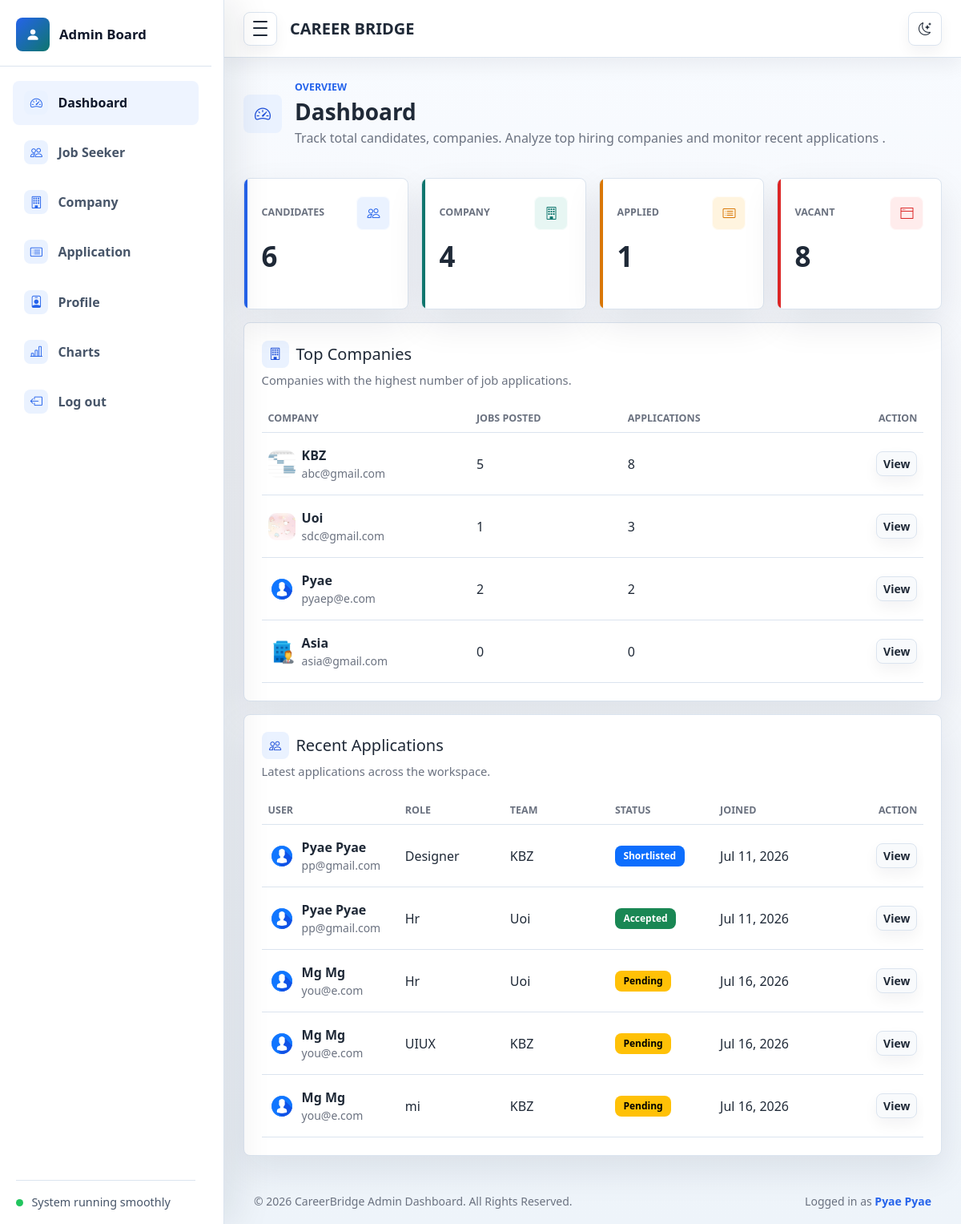
/adminview/ (signed in), run on an earlier commit of the app's database.
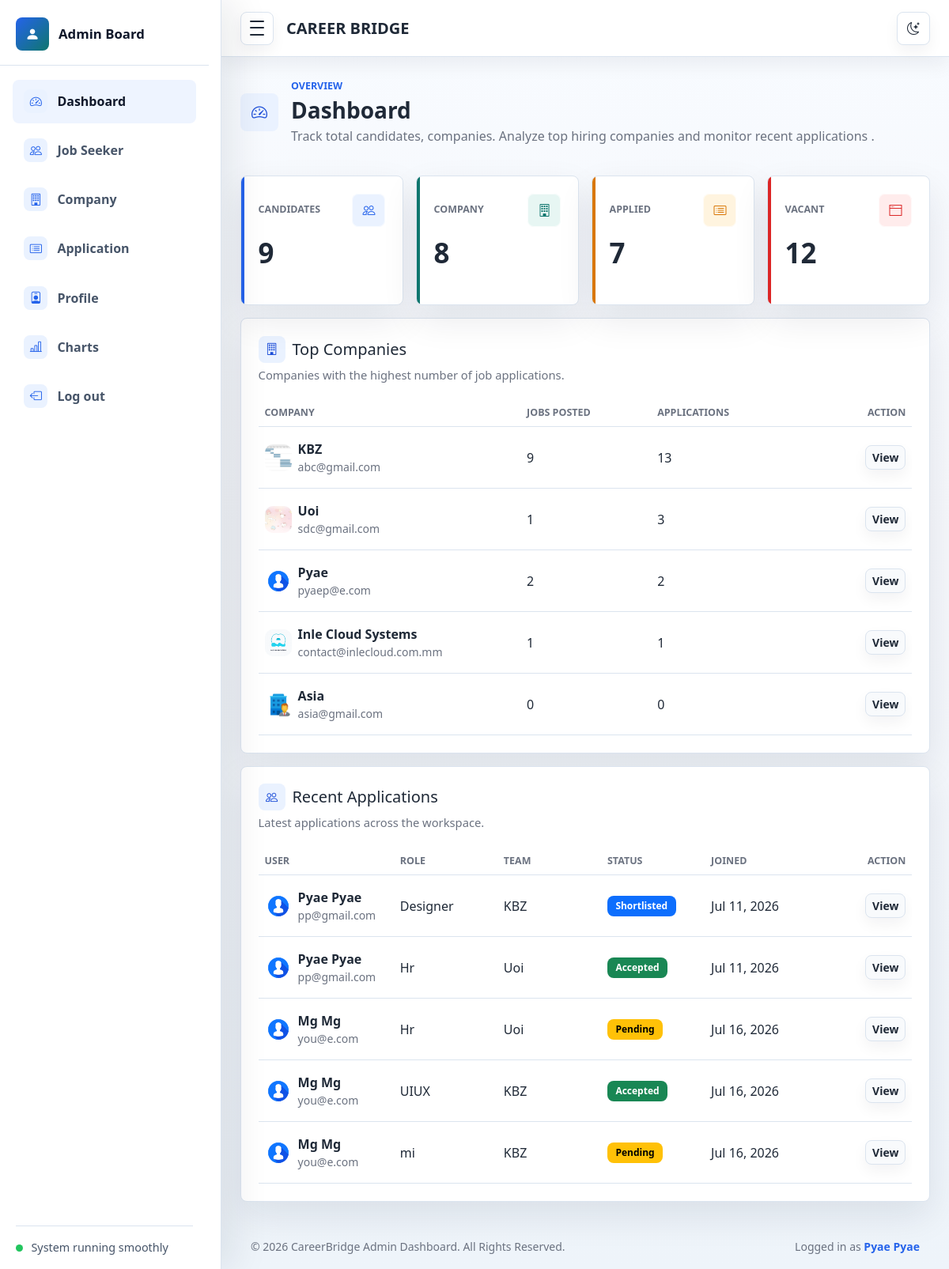
And on a later commit of the database.
### myapp/models.py (models this page shows, shortened)
class Company(models.Model):
    company_name = models.CharField(max_length=200)
    email = models.EmailField(unique=True)
    password = models.CharField(max_length=255)
    EMAIL_PROVIDER = [
        ('gmail', 'Gmail'),
        ('outlook', 'Outlook'),
        ('custom', 'Custom'),
    ]
    email_provider = models.CharField(
        max_length=20,
        choices=EMAIL_PROVIDER,
        default='gmail'
    )
    email_app_password = models.CharField(
    max_length=255,
    blank=True,
    null=True
)
    smtp_host = models.CharField(
        max_length=255,
        blank=True,
        null=True
    )
    smtp_port = models.IntegerField(
        default=587
    )
    phone = models.CharField(max_length=15)
    description = models.TextField()
    website = models.URLField(blank=True)
    address = models.TextField()
    profile_image = models.ImageField(upload_to='profile/', blank=True, null=True)
    tagline = models.CharField(max_length=255, blank=True, null=True)
    facebook = models.CharField(max_length=255, blank=True, null=True)
    twitter = models.CharField(max_length=255, blank=True, null=True)
    linkedin = models.CharField(max_length=255, blank=True, null=True)

class JobApplication(models.Model):
    employee = models.ForeignKey(Employee, on_delete=models.CASCADE)
    job = models.ForeignKey(Job, on_delete=models.CASCADE)
    cover_letter = models.TextField(blank=True)
    applied_date = models.DateTimeField(auto_now_add=True)
    status = models.CharField(
        max_length=30,
        choices=[
            ('Pending', 'Pending'),
            ('Shortlisted', 'Shortlisted'),
            ('Rejected', 'Rejected'),
            ('Accepted', 'Accepted'),
        ],
        default='Pending'
    )

class EmployeeProfile(models.Model):
    employee = models.OneToOneField(Employee, on_delete=models.CASCADE)
    full_name = models.CharField(max_length=100)
    phone = models.CharField(max_length=15)
    date_of_birth = models.DateField()
    gender = models.CharField(max_length=10)
    address = models.TextField()
    summary = models.TextField(blank=True)
    profile_image = models.ImageField(upload_to='profile/', blank=True, null=True)

class Employee(models.Model):
    username = models.CharField(max_length=50, unique=True)
    email = models.EmailField(unique=True)
    password = models.CharField(max_length=255)

class Job(models.Model):
    company = models.ForeignKey(Company, on_delete=models.CASCADE)
    JOB_TYPE_CHOICES = [
        ('Full Time', 'Full Time'),
        ('Part Time', 'Part Time'),
        ('Internship', 'Internship'),
        ('Remote', 'Remote'),
    ]
    job_type = models.CharField(
        max_length=20,
        choices=JOB_TYPE_CHOICES
    )
    description = models.TextField()
    vacancy = models.PositiveIntegerField(default=1)
    salary = models.CharField(max_length=100)
    requirements = models.TextField()
    city = models.ForeignKey(City,on_delete=models.PROTECT)
    position = models.ForeignKey(Position, on_delete=models.PROTECT)
    location = models.CharField(max_length=100)
    posted_date = models.DateTimeField(auto_now_add=True)
    is_active = models.BooleanField(default=True)

class Position(models.Model):
    position_name = models.CharField(max_length=100, unique=True)
    def __str__(self):
        return self.position_name

### myapp/views.py (the view)
# urls.py: path('adminview/', AdminView.as_view(), name='adminview'),
class AdminView(LoginRequire, View):
    def get(self, request):
        employee = Employee.objects.count()
        company = Company.objects.count()
        apply = JobApplication.objects.filter(
        status='Accepted'
        ).count()
        vacant = Job.objects.filter(
        is_active=True
        ).count()
        recent_applications = JobApplication.objects.select_related(
        'employee',
        'job',
        'job__company'
        ).order_by('applied_date')[:5]
        top_companies = (
    Company.objects
    .annotate(
        jobs_posted=Count('job', distinct=True),
        applications_received=Count('job__jobapplication')
    )
    .order_by('-applications_received')[:5]
)
        context = {
        'employee': employee,
        'company': company,
        'apply': apply,
        'vacant': vacant,
        'recent_applications': recent_applications,
        'top_companies': top_companies,
    }
        return render(request, 'admin_index.html', context)

### myapp/views.py (called while the page is built)
    def dispatch(self,request,*arg,**kwargs):
        if request.user.is_authenticated and request.user.is_staff:
            pass
        else:
            return redirect('/login')
        return super().dispatch(request,*arg,**kwargs)

### templates/admin_index.html (shortened to what the changed rows need)
{% extends 'admin.html' %}
{% block content %}
{% load static %}
      <main class="dashboard-content">
        <div class="container-fluid px-3 px-lg-4 py-4">
          <div class="page-heading">
            <div class="page-heading-copy">
              <div>
                <h1 class="h3 mb-1">Dashboard</h1>
              </div>
            </div>
          </div>
          <section class="row g-3 mt-1" aria-label="Dashboard metrics">
            <div class="col-12 col-sm-6 col-xl-3">
              <article class="metric-card metric-primary">
                <div class="metric-top">
                  <span class="metric-label">Candidates</span>
                  <span class="metric-icon"><i class="bi bi-people" aria-hidden="true"></i></span>
                </div>
                <div class="metric-value">{{employee}}</div>
              </article>
            </div>
            <div class="col-12 col-sm-6 col-xl-3">
              <article class="metric-card metric-success">
                <div class="metric-top">
                  <span class="metric-label">Company</span>
                  <span class="metric-icon"><i class="bi bi-building" aria-hidden="true"></i></span>
                </div>
                <div class="metric-value">{{company}}</div>
              </article>
            </div>
            <div class="col-12 col-sm-6 col-xl-3">
              <article class="metric-card metric-warning">
                <div class="metric-top">
                  <span class="metric-label">Applied</span>
                  <span class="metric-icon"><i class="bi bi-card-list" aria-hidden="true"></i></span>
                </div>
                <div class="metric-value">{{apply}}</div>
              </article>
            </div>
            <div class="col-12 col-sm-6 col-xl-3">
              <article class="metric-card metric-danger">
                <div class="metric-top">
                  <span class="metric-label">Vacant</span>
                  <span class="metric-icon"><i class="bi bi-window-fullscreen" aria-hidden="true"></i></span>
                </div>
                <div class="metric-value">{{vacant}}</div>
              </article>
            </div>
          </section>
          <section class="panel mt-3">
    <div class="panel-header">
        <div>
            <h2 class="h5 mb-1 section-title">
                <i class="bi bi-building" aria-hidden="true"></i>
                <span>Top Companies</span>
            </h2>
        </div>
    </div>
    <div class="table-responsive">
        <table class="table align-middle mb-0">
            <thead>
                <tr>
                    <th>Company</th>
                    <th>Jobs Posted</th>
                    <th>Applications</th>
                    <th class="text-end">Action</th>
                </tr>
            </thead>
            <tbody>
                {% for i in top_companies %}
                <tr>
                    <td>
                        <div class="d-flex align-items-center gap-2">
                            {% if i.profile_image %}
                                <img class="avatar-img avatar-sm"
                                     src="{{ i.profile_image.url }}"
                                     alt="{{ i.company_name }}">
                            {% else %}
                                <img class="avatar-img avatar-sm"
                                     src="{% static 'assets/images/companydefault.jpg' %}"
                                     alt="Default">
                            {% endif %}
                            <div>
                                <p class="fw-semibold mb-0">
                                    {{ i.company_name }}
                                </p>
                                <p class="text-muted small mb-0">
                                    {{ i.email }}
                                </p>
                            </div>
                        </div>
                    </td>
                    <td>{{ i.jobs_posted }}</td>
                    <td>{{ i.applications_received }}</td>
                    <td class="text-end">
                        <a class="btn btn-light btn-sm" href="{% url 'company_detail' i.id %}">
                            View
                        </a>
                    </td>
                </tr>
                {% empty %}
                <tr>
                    <td colspan="4" class="text-center">
                        No companies found.
                    </td>
                </tr>
                {% endfor %}
            </tbody>
        </table>
    </div>
</section>
          <section class="panel mt-3">
            <div class="panel-header">
              <div>
                <h2 class="h5 mb-1 section-title"><i class="bi bi-people" aria-hidden="true"></i><span>Recent Applications</span></h2>
              </div>
            </div>
            <div class="table-responsive">
              <table class="table align-middle mb-0">
                <thead><tr><th scope="col">User</th><th scope="col">Role</th><th scope="col">Team</th><th scope="col">Status</th><th scope="col">Joined</th><th scope="col" class="text-end">Action</th></tr></thead>
                <tbody>
{% for application in recent_applications %}
<tr>
    <td>
        <div class="d-flex align-items-center gap-2">
            {% if application.employee.employeeprofile.profile_image %}
            <img class="avatar-img avatar-sm"
                 src="{{ application.employee.employeeprofile.profile_image.url }}"
                 alt="{{ application.employee.employeeprofile.full_name }}">
            {% else %}
            <img class="avatar-img avatar-sm"
                 src="{% static 'assets/images/avatar/admin1.jpg' %}"
                 alt="Default">
            {% endif %}
            <div>
                <p class="fw-semibold mb-0">
                    {{ application.employee.employeeprofile.full_name }}
                </p>
                <p class="text-muted small mb-0">
                    {{ application.employee.email }}
                </p>
            </div>
        </div>
    </td>
    <td>{{ application.job.position }}</td>
    <td>{{ application.job.company.company_name }}</td>
    <td>
        {% if application.status == "Accepted" %}
            <span class="badge text-bg-success">Accepted</span>
        {% elif application.status == "Pending" %}
            <span class="badge text-bg-warning">Pending</span>
        {% elif application.status == "Shortlisted" %}
            <span class="badge text-bg-primary">Shortlisted</span>
        {% else %}
            <span class="badge text-bg-danger">Rejected</span>
        {% endif %}
    </td>
    <td>{{ application.applied_date|date:"M d, Y" }}</td>
    <td class="text-end">
        <a class="btn btn-light btn-sm"
           href="{% url 'employee_detail' application.employee.id %}">
            View
        </a>
    </td>
</tr>
{% empty %}
<tr>
    <td colspan="6" class="text-center">
        No recent applications.
    </td>
</tr>
{% endfor %}
</tbody>
              </table>
            </div>
          </section>
        </div>
      </main>
     {% endblock content %}

What changed in the data, as far as the page shows it:
computed for Company "KBZ": jobs_posted "5" → "9"; applications_received "8" → "13"
added Company: profile_image (picture), company_name "Inle Cloud Systems", email "contact@inlecloud.com.mm", jobs_posted "1", applications_received "1"
changed JobApplication "UIUX": status "Pending" → "Accepted"
Also different on the page:
{{ employee }}: "6" → "9"
{{ company }}: "4" → "8"
{{ apply }}: "1" → "7"
{{ vacant }}: "8" → "12"
